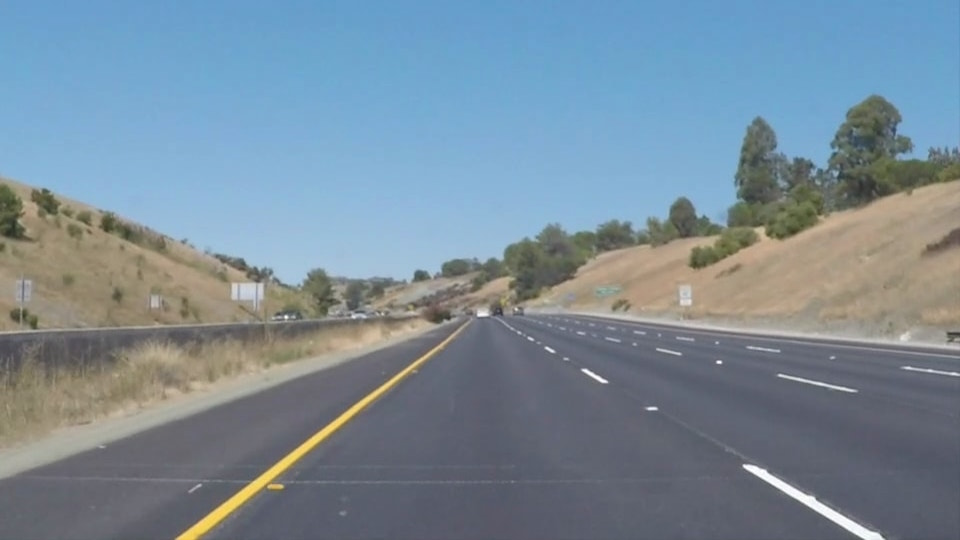
#> input picture test_images/whiteCarLaneSwitch.jpg, 960 x 540 px
$ jupyter execute --allow-errors P1.ipynb   (shell and % lines are left out)
#> lines starting #> are read from the running program, lines starting #| are printed output that depends on the picture; after the words box and inside, x2 and y2 are one past the last pixel; in counts of white or black regions, pixels touching at a corner belong together
# Self-Driving Car Engineer Nanodegree

## Project: **Finding Lane Lines on the Road**
***
In this project, you will use the tools you learned about in the lesson to identify lane lines on the road.  You can develop your pipeline on a series of individual images, and later apply the result to a video stream (really just a series of images). Check out the video clip "raw-lines-example.mp4" (also contained in this repository) to see what the output should look like after using the helper functions below.

Once you have a result that looks roughly like "raw-lines-example.mp4", you'll need to get creative and try to average and/or extrapolate the line segments you've detected to map out the full extent of the lane lines.  You can see an example of the result you're going for in the video "P1_example.mp4".  Ultimately, you would like to draw just one line for the left side of the lane, and one for the right.

In addition to implementing code, there is a brief writeup to complete. The writeup should be completed in a separate file, which can be either a markdown file or a pdf document. There is a [write up template](https://github.com/udacity/CarND-LaneLines-P1/blob/master/writeup_template.md) that can be used to guide the writing process. Completing both the code in the Ipython notebook and the writeup template will cover all of the [rubric points](https://review.udacity.com/#!/rubrics/322/view) for this project.

---
Let's have a look at our first image called 'test_images/solidWhiteRight.jpg'.  Run the 2 cells below (hit Shift-Enter or the "play" button above) to display the image.

**Note: If, at any point, you encounter frozen display windows or other confounding issues, you can always start again with a clean slate by going to the "Kernel" menu above and selecting "Restart & Clear Output".**

---

**The tools you have are color selection, region of interest selection, grayscaling, Gaussian smoothing, Canny Edge Detection and Hough Tranform line detection.  You  are also free to explore and try other techniques that were not presented in the lesson.  Your goal is piece together a pipeline to detect the line segments in the image, then average/extrapolate them and draw them onto the image for display (as below).  Once you have a working pipeline, try it out on the video stream below.**

---

<figure>

 <figcaption>
 <p></p>
 <p style="text-align: center;"> Your output should look something like this (above) after detecting line segments using the helper functions below </p>
 </figcaption>
</figure>
 <p></p>
<figure>

 <figcaption>
 <p></p>
 <p style="text-align: center;"> Your goal is to connect/average/extrapolate line segments to get output like this</p>
 </figcaption>
</figure>

**Run the cell below to import some packages.  If you get an `import error` for a package you've already installed, try changing your kernel (select the Kernel menu above --> Change Kernel).  Still have problems?  Try relaunching Jupyter Notebook from the terminal prompt.  Also, consult the forums for more troubleshooting tips.**

## Import Packages

[cell 1]
#importing some useful packages
import matplotlib.pyplot as plt
import matplotlib.image as mpimg
import numpy as np
import cv2

## Read in an Image

[cell 2]
#reading in an image
image = mpimg.imread('test_images/whiteCarLaneSwitch.jpg')
#> image is the input picture: shape (540, 960, 3); mean R, G, B 121.2, 139.4, 152.9

#printing out some stats and plotting
print('This image is:', type(image), 'with dimensions:', image.shape)
#| This image is: <class 'numpy.ndarray'> with dimensions: (540, 960, 3)
plt.imshow(image)

## Ideas for Lane Detection Pipeline

**Some OpenCV functions (beyond those introduced in the lesson) that might be useful for this project are:**

`cv2.inRange()` for color selection
`cv2.fillPoly()` for regions selection
`cv2.line()` to draw lines on an image given endpoints
`cv2.addWeighted()` to coadd / overlay two images
`cv2.cvtColor()` to grayscale or change color
`cv2.imwrite()` to output images to file
`cv2.bitwise_and()` to apply a mask to an image

**Check out the OpenCV documentation to learn about these and discover even more awesome functionality!**

## Helper Functions

Below are some helper functions to help get you started. They should look familiar from the lesson!

[cell 3]
import math

def grayscale(img):
    """Applies the Grayscale transform
    This will return an image with only one color channel
    but NOTE: to see the returned image as grayscale
    (assuming your grayscaled image is called 'gray')
    you should call plt.imshow(gray, cmap='gray')"""
    return cv2.cvtColor(img, cv2.COLOR_RGB2GRAY)
    # Or use BGR2GRAY if you read an image with cv2.imread()
    # return cv2.cvtColor(img, cv2.COLOR_BGR2GRAY)

def canny(img, low_threshold, high_threshold):
    """Applies the Canny transform"""
    return cv2.Canny(img, low_threshold, high_threshold)

def gaussian_blur(img, kernel_size):
    """Applies a Gaussian Noise kernel"""
    return cv2.GaussianBlur(img, (kernel_size, kernel_size), 0)

def region_of_interest(img, vertices):
    """
    Applies an image mask.

    Only keeps the region of the image defined by the polygon
    formed from `vertices`. The rest of the image is set to black.
    `vertices` should be a numpy array of integer points.
    """
    #defining a blank mask to start with
    mask = np.zeros_like(img)

    #defining a 3 channel or 1 channel color to fill the mask with depending on the input image
    if len(img.shape) > 2:
        channel_count = img.shape[2]  # i.e. 3 or 4 depending on your image
        ignore_mask_color = (255,) * channel_count
    else:
        ignore_mask_color = 255

    #filling pixels inside the polygon defined by "vertices" with the fill color
    cv2.fillPoly(mask, vertices, ignore_mask_color)

    #returning the image only where mask pixels are nonzero
    masked_image = cv2.bitwise_and(img, mask)
    return masked_image

# [23 lines left out: function draw_lines, not called in this run]

def draw_lines_with_average(img, lines, thickness=4):
    y_max = img.shape[0]
    y_min = 330 #hardcoded value that represents the end of the line detection

    slope_left = 0
    slope_right = 0

    count_left = 0
    count_right = 0

    x_left = []
    y_left = []

    x_right = []
    y_right = []

    #Each line is represented by a 4-element vector (x_1, y_1, x_2, y_2) , where (x_1,y_1) and (x_2, y_2) are the ending points of each detected line segment.
    for line in lines:
        for x1,y1,x2,y2 in line:
            current_slope = (y2-y1)/(x2-x1)
            if(current_slope < -0.5):
                slope_left = slope_left + current_slope
                count_left = count_left + 1
                x_left = x_left + [x1, x2]
                y_left = y_left + [y1, y2]

            elif(current_slope > 0.5):
                slope_right = slope_right + current_slope
                count_right = count_right + 1
                x_right = x_right + [x1, x2]
                y_right = y_right + [y1, y2]


    if(count_left > 0 and not math.isnan(slope_left) and not math.isinf(slope_left)):
        avg_slope_left = slope_left/count_left
        avg_x_left = np.mean(x_left)
        avg_y_left = np.mean(y_left)
        q_left = avg_y_left - (avg_slope_left*avg_x_left)
        #Compute x coord close to the ego-vehicle and at the end of the line detection
        x_left_max = (y_max - q_left)/avg_slope_left
        x_left_min = (y_min - q_left)/avg_slope_left

        cv2.line(img, (int(x_left_min), int(y_min)), (int(x_left_max), int(y_max)), [255, 0, 0], thickness)

    if(count_right > 0 and not math.isnan(slope_right) and not math.isinf(slope_right)):
        avg_slope_right = slope_right/count_right
        avg_x_right = np.mean(x_right)
        avg_y_right = np.mean(y_right)
        q_right = avg_y_right - (avg_slope_right*avg_x_right)
        #Compute x coord close to the ego-vehicle and at the end of the line detection
        x_right_max = (y_max - q_right)/avg_slope_right
        x_right_min = (y_min - q_right)/avg_slope_right

        cv2.line(img, (int(x_right_min), int(y_min)), (int(x_right_max), int(y_max)), [255, 0, 0], thickness)

# [11 lines left out: function hough_lines, not called in this run]

def hough_lines_with_average(img, rho, theta, threshold, min_line_len, max_line_gap):
    """
    `img` should be the output of a Canny transform.

    Returns an image with hough lines drawn and extrapolate dashed lines to the ego vehicle position
    """
    lines = cv2.HoughLinesP(img, rho, theta, threshold, np.array([]), minLineLength=min_line_len, maxLineGap=max_line_gap)
    line_img = np.zeros((img.shape[0], img.shape[1], 3), dtype=np.uint8)
    draw_lines_with_average(line_img, lines)

    return line_img

# Python 3 has support for cool math symbols.

def weighted_img(img, initial_img, α=0.5, β=1., γ=0.):
    """
    `img` is the output of the hough_lines(), An image with lines drawn on it.
    Should be a blank image (all black) with lines drawn on it.

    `initial_img` should be the image before any processing.

    The result image is computed as follows:

    initial_img * α + img * β + γ
    NOTE: initial_img and img must be the same shape!
    """
    return cv2.addWeighted(initial_img, α, img, β, γ)

## Test Images

Build your pipeline to work on the images in the directory "test_images"
**You should make sure your pipeline works well on these images before you try the videos.**

[cell 4]
#The following cells are meant to test and tune the algorithm on a single image

import os
os.listdir("test_images/")

ysize = image.shape[0]

#Print the gray scale image
gray_img = grayscale(image)

#Apply Gaussian smoothing
kernel_size = 7
blurred_img = gaussian_blur(gray_img, kernel_size)

#Canny parameter and function call
low_threshold = 60 #reject pixels below the low_threshold
high_threshold = 100 #detect strong edge (strong gradient) pixels above the high_threshold
canny_img = canny(blurred_img, low_threshold, high_threshold)

# Display the image
plt.imshow(canny_img, cmap='Greys_r')

[cell 5]
#Define the region of the image that we want to extract
vertices =  np.array([[(430,330), (140, ysize), (930, ysize), (550,330)]], dtype=np.int32)

#Plot the selected bounds on the image
vertices_x = [vertices[0][0][0], vertices[0][1][0], vertices[0][2][0], vertices[0][3][0]]
vertices_y = [vertices[0][0][1], vertices[0][1][1], vertices[0][2][1], vertices[0][3][1]]
plt.plot(vertices_x, vertices_y, 'm--', lw=4)

masked_img = region_of_interest(canny_img, vertices)
#> in region_of_interest, `cv2.fillPoly(mask, vertices, ignore_mask_color)`:
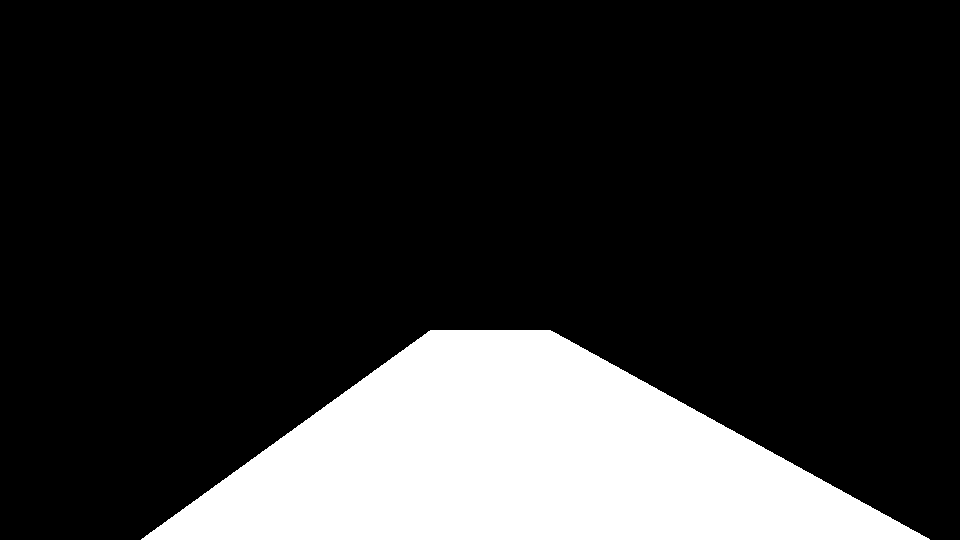
#> mask: shape (540, 960); 18.5% white; 1 white region, box (x1, y1, x2, y2) and area: (141, 330, 930, 540) 95675
plt.imshow(masked_img, cmap='gray')
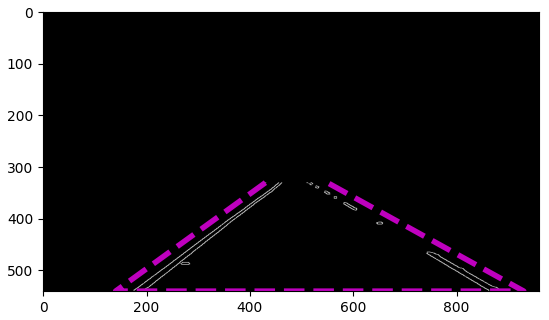
#> figure drawn by matplotlib, 1 panel

[cell 6]
# Define Hough parameters and apply the transform
rho = 1 # distance resolution in pixels of the Hough grid
theta = np.pi/180 # angular resolution in radians of the Hough grid
threshold = 50    # minimum number of votes (intersections in Hough grid cell)
min_line_len = 10 #minimum number of pixels making up a line
max_line_gap = 110    # maximum gap in pixels between connectable line segments

lines_img = hough_lines_with_average(masked_img, rho, theta, threshold, min_line_len, max_line_gap)
#> in hough_lines_with_average, `lines = cv2.HoughLinesP(img, rho, theta, threshold, np.array([]), minL..`: lines = [[196, 537, 461, 330], [176, 538, 367, 395], [207, 516, 455, 330], [517, 331, 862, 539], [548, 346, 883, 539], [425, 360, 458, 334], [195, 539, 461, 331], [382, 386, 455, 331], [521, 332, 863, 538], [199, 534, 410, 369]]
#> the loop in draw_lines_with_average, `for line in lines:` made 10 passes
#> after the loop in draw_lines_with_average, `for line in lines:`: count_left = 7; count_right = 3; slope_left = -5.39; slope_right = 1.78; x_left = [196, 461, 176, 367, 207, 455, 425, 458, 195, 461, 382, 455, 199, 410]; x_right = [517, 862, 548, 883, 521, 863]; y_left = [537, 330, 538, 395, 516, 330, 360, 334, 539, 331, 386, 331, 534, 369]; y_right = [331, 539, 346, 539, 332, 538]
#> in draw_lines_with_average, `avg_slope_left = slope_left/count_left`: avg_slope_left = -0.769
#> in draw_lines_with_average, `avg_x_left = np.mean(x_left)`: avg_x_left = 346.2
#> in draw_lines_with_average, `avg_y_left = np.mean(y_left)`: avg_y_left = 416.4
#> in draw_lines_with_average, `q_left = avg_y_left - (avg_slope_left*avg_x_left)`: q_left = 682.8
#> in draw_lines_with_average, `x_left_max = (y_max - q_left)/avg_slope_left`: x_left_max = 185.6
#> in draw_lines_with_average, `x_left_min = (y_min - q_left)/avg_slope_left`: x_left_min = 458.6
#> in draw_lines_with_average, `avg_slope_right = slope_right/count_right`: avg_slope_right = 0.594
#> in draw_lines_with_average, `avg_x_right = np.mean(x_right)`: avg_x_right = 699
#> in draw_lines_with_average, `avg_y_right = np.mean(y_right)`: avg_y_right = 437.5
#> in draw_lines_with_average, `q_right = avg_y_right - (avg_slope_right*avg_x_right)`: q_right = 22.44
#> in draw_lines_with_average, `x_right_max = (y_max - q_right)/avg_slope_right`: x_right_max = 871.6
#> in draw_lines_with_average, `x_right_min = (y_min - q_right)/avg_slope_right`: x_right_min = 518

plt.imshow(lines_img, cmap='gray')

[cell 7]
final_compared_img = weighted_img(lines_img, image, α=0.6, β=1., γ=0.)
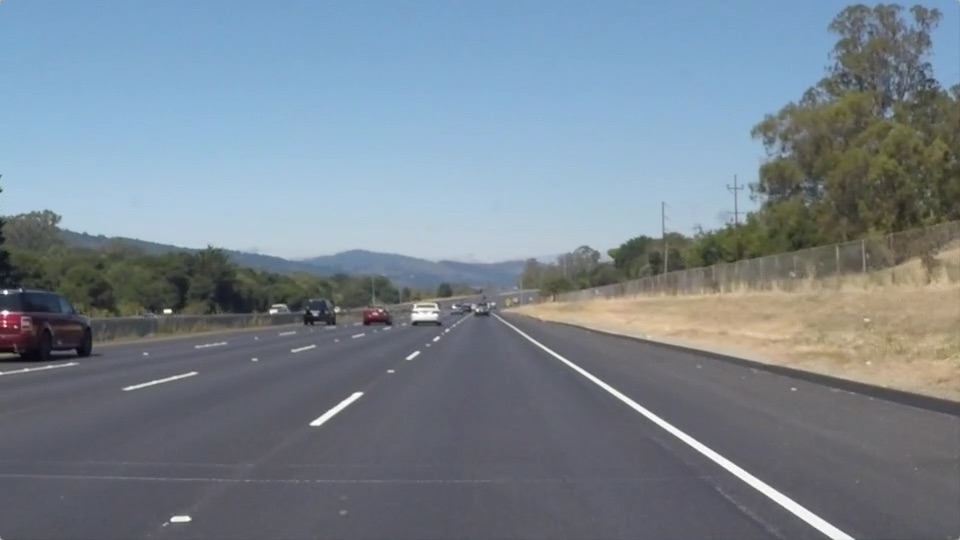
#> input picture test_images/solidWhiteRight.jpg, 960 x 540 px
#> further down, current_image is the input picture: shape (540, 960, 3); mean R, G, B 120.3, 132.6, 143.7
plt.imshow(final_compared_img)

## Build a Lane Finding Pipeline

Build the pipeline and run your solution on all test_images. Make copies into the `test_images_output` directory, and you can use the images in your writeup report.

Try tuning the various parameters, especially the low and high Canny thresholds as well as the Hough lines parameters.

[cell 8]
#Here I want to define a function that calls all the other needed functions and run it on all the images

def find_lane_lines(img_under_test):
    ysize = img_under_test.shape[0]

    #Print the gray scale image
    gray_img = grayscale(img_under_test)

    #Apply Gaussian smoothing
    kernel_size = 7
    blurred_img = gaussian_blur(gray_img, kernel_size)

    #Canny parameters and function call
    low_threshold = 60
    high_threshold = 100
    canny_img = canny(blurred_img, low_threshold, high_threshold)

    #Define region of interest
    vertices =  np.array([[(430,330), (140, ysize), (930, ysize), (550,330)]], dtype=np.int32)

    masked_img = region_of_interest(canny_img, vertices)

    # Hough transform parameters
    rho = 1 #distance resolution in pixels of the Hough grid
    theta = np.pi/180 #angular resolution in radians of the Hough grid
    threshold = 50 #minimum number of votes (intersections in Hough grid cell)
    min_line_len = 8 #minimum number of pixels making up a line
    max_line_gap = 110  #maximum gap in pixels between connectable line segments

    lines_img = hough_lines_with_average(masked_img, rho, theta, threshold, min_line_len, max_line_gap)
    final_compared_img = weighted_img(lines_img, img_under_test, α=0.7, β=1., γ=0.)
    return final_compared_img

[cell 9]
# TODO: Build your pipeline that will draw lane lines on the test_images
# then save them to the test_images_output directory.

import os
os.listdir("test_images/")
images_vector = ["solidWhiteRight", "solidWhiteCurve", "solidYellowCurve", "solidYellowCurve2", "solidYellowLeft", "whiteCarLaneSwitch"]

#> (the rest of this cell did not finish here and is left out)

#> in region_of_interest (call 2), `masked_image = cv2.bitwise_and(img, mask)`:
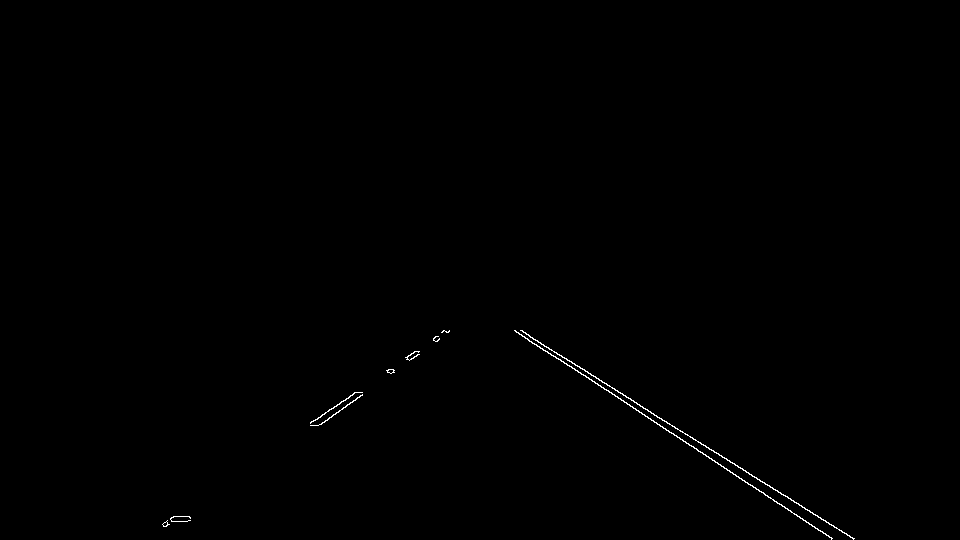
#> masked_image: shape (540, 960); 0.27% white in thin lines or dots, all inside (x1, y1, x2, y2) = (162, 330, 855, 540)
#> the loop in draw_lines_with_average (call 2), `for line in lines:` made 7 passes
#> line on passes 1 to 4: [[520, 330, 854, 538]], [[514, 330, 763, 492]], [[529, 336, 853, 539]], [[516, 332, 832, 538]]
#> call 2 of weighted_img, with α = 0.7, β = 1, γ = 0
#> in weighted_img (call 2), `return cv2.addWeighted(initial_img, α, img, β, γ)`:
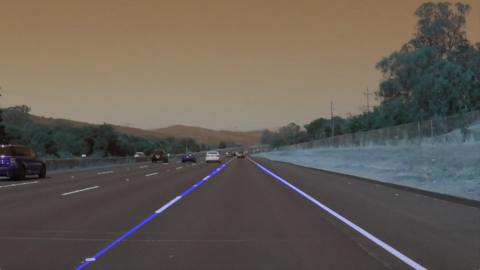
#> returned value: shape (540, 960, 3) (shown at 1/2 size); mean of channels 0, 1, 2 85.2, 92.8, 100.6; drawn as B, G, R
#> `mpimg.imsave('test_images_output/'+im+'_processed.jpg', processed_image)`:
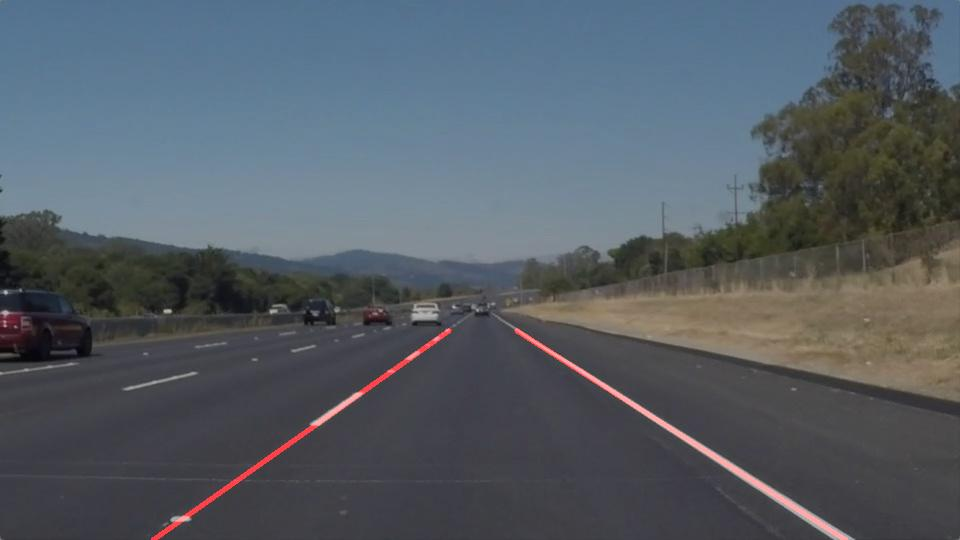
#> saved as solidWhiteRight_processed.jpg: shape (540, 960, 3); mean R, G, B 85.2, 92.8, 100.6
    mpimg.imsave('test_images_output/'+im+'_processed.jpg', processed_image)
    plt.imshow(processed_image)

## Test on Videos

You know what's cooler than drawing lanes over images? Drawing lanes over video!

We can test our solution on two provided videos:

`solidWhiteRight.mp4`

`solidYellowLeft.mp4`

**Note: if you get an import error when you run the next cell, try changing your kernel (select the Kernel menu above --> Change Kernel). Still have problems? Try relaunching Jupyter Notebook from the terminal prompt. Also, consult the forums for more troubleshooting tips.**

**If you get an error that looks like this:**
```
NeedDownloadError: Need ffmpeg exe.
You can download it by calling:
imageio.plugins.ffmpeg.download()
```
**Follow the instructions in the error message and check out [this forum post](https://discussions.udacity.com/t/project-error-of-test-on-videos/274082) for more troubleshooting tips across operating systems.**

[cell 10]
# Import everything needed to edit/save/watch video clips
from moviepy.editor import VideoFileClip
from IPython.display import HTML

[cell 11]
# [6 lines left out: function process_image, not called in this run]

Let's try the one with the solid white lane on the right first ...

[cell 12]
white_output = 'test_videos_output/solidWhiteRight.mp4'
#> white_output = 'test_videos_output/solidWhiteRight.mp4'
## To speed up the testing process you may want to try your pipeline on a shorter subclip of the video
## To do so add .subclip(start_second,end_second) to the end of the line below
## Where start_second and end_second are integer values representing the start and end of the subclip
## You may also uncomment the following line for a subclip of the first 5 seconds
##clip1 = VideoFileClip("test_videos/solidWhiteRight.mp4").subclip(0,5)
#> (the rest of this cell did not finish here and is left out)
